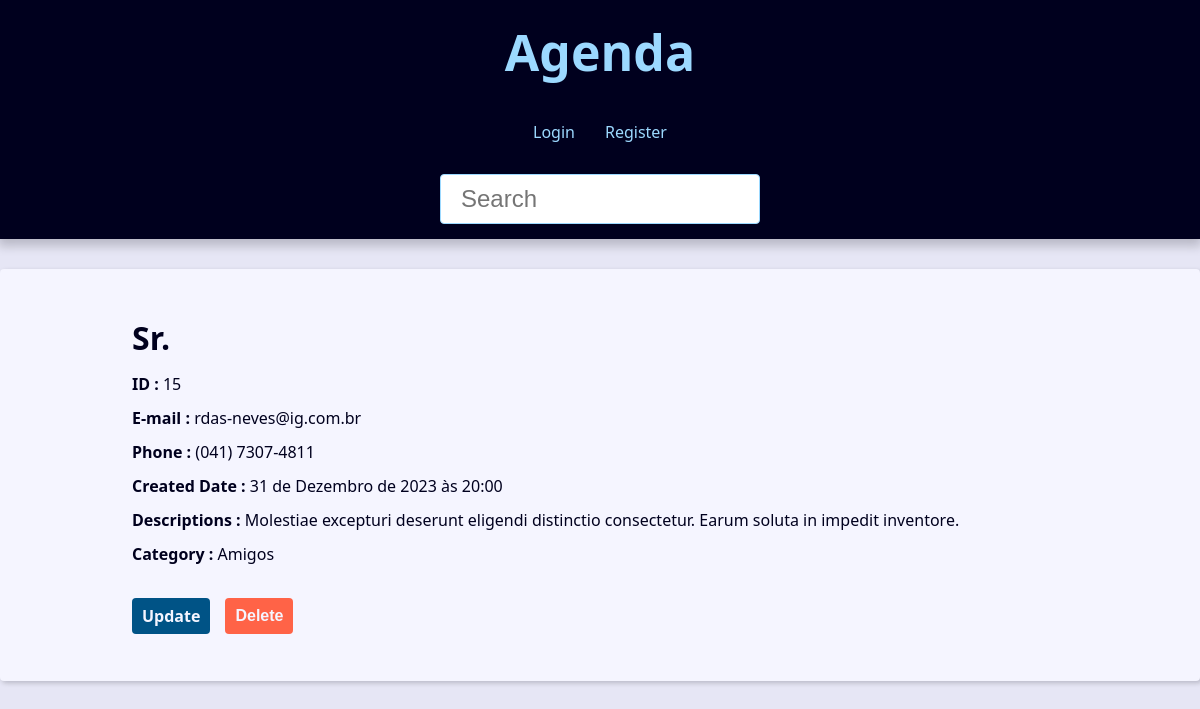
The page /contact/15/detail/ on the database its author committed.
### contact/models.py (models this page shows, shortened)
class Contact(models.Model):
    first_name      =   models.CharField(max_length             =   50)
    last_name       =   models.CharField(max_length             =   50)
    phone           =   models.CharField(max_length             =   50)
    email           =   models.EmailField(max_length            =   254,    blank   =   True)
    create_date     =   models.DateTimeField(default            =   timezone.now)
    description     =   models.TextField(blank                  =   True)
    show            =   models.BooleanField(default             =   True)
    picture         =   models.ImageField(blank                 =   True, upload_to='picture/%Y/%m/')
    cotegory        =   models.ForeignKey(Category, on_delete   =   models.SET_NULL, blank = True, null = True)
    owner           =   models.ForeignKey(User , on_delete      =   models.SET_NULL, blank = True, null = True)

class Category(models.Model):
    class MetaClass:
        verbose_name            =   'Category'
        verbose_name_plural     =   'Categories'
    name = models.CharField(max_length = 50)

### contact/views/contact_views.py (the view)
# urls.py: path('contact/<int:id>/detail/', views.ContactView.as_view(), name='contact'),
class ContactView(View):
    template_name = 'contact/contact.html'
    def get(self, request, id):
        try:
            contacts = get_object_or_404(Contact, pk=id)
        except Contact.DoesNotExist:
            pass
        contact_name    =   f'{contacts.first_name} {contacts.last_name} -'
        context         =   {
            'contact'       :   contacts,
            'site_title'    :   contact_name
        }
        return render(request, self.template_name, context)

### contact/templates/contact/contact.html (shortened to what this page needs)
{% extends "global/base.html" %}
{% block content %}
<div class="single-contact">
    <h1 class="single-contact-name">
        {{contact.first_name}}
    </h1>
    <p>
        <b>ID :</b>  {{contact.id}}
    </p>
    <p>
        <b>E-mail :</b>  {{contact.email}}
    </p>
    <p>
        <b>Phone :</b>  {{contact.phone}}
    </p>
    <p>
        <b>Created Date :</b>  {{contact.create_date}}
    </p>
    <p>
        <b>Descriptions :</b>  {{contact.description}}
    </p>
    <p>
        <b>Category :</b>  {{contact.cotegory.name}}
    </p>
    <div class="contact-links">
        <a class="btn btn-link" href="{% url 'contact:update' contact.id %}">Update</a>
        <form action="{% url 'contact:delete' contact.id %}" method="POST" style="display: inline;">
            <button class="btn btn-link btn-delete" type="submit">Delete</button>
        </form>
    </div>
    </div>
{% endblock content %}

### base_static/global/css/style.css (style rules this page uses)
:root { --spacing: 1.5rem; --link-dark-color: rgb(0, 83, 134); --link-light-color: rgb(156, 217, 255); --clr-white: rgb(245, 245, 255); --clr-black: rgb(0, 0, 30); --clr-light-gray: rgb(230, 230, 245); --clr-dark-shadow-5: rgba(0, 0, 10, 5%); --clr-dark-shadow-10: rgba(0, 0, 10, 10%); --clr-dark-shadow-20: rgba(0, 0, 10, 20%); --clr-light-shadow-5: rgba(200, 200, 255, 5%); --clr-light-shadow-10: rgba(200, 200, 255, 10%); --clr-light-shadow-20: rgba(200, 200, 255, 20%); --main-page-width: 120rem; --table-min-width: 60rem; --biggest-font-size: 5rem; --bigger-font-size: 4rem; --big-font-size: 3.2rem; --medium-font-size: 2.4rem; --small-font-size: 1.6rem; --smaller-font-size: 1.4rem; --smallest-font-size: 1.2rem; --transition-fast: 300ms; --transition-medium: 600ms; --transition-slow: 1s; --default-border-radius: 4px; }
*, *::before, *::after { margin: 0; padding: 0; box-sizing: border-box; }
html { font-size: 62.5%; }
body { font-family: system-ui, -apple-system, BlinkMacSystemFont, 'Segoe UI', Roboto, Oxygen, Ubuntu, Cantarell, 'Open Sans', 'Helvetica Neue', sans-serif; line-height: 1.5; font-size: var(--small-font-size); color: var(--clr-black); -webkit-font-smoothing: antialiased; background: var(--clr-light-gray); }
@media (min-width: 600px) { .single-contact { max-width: 80%; margin: calc(var(--spacing) * 2) auto; } }
.single-contact h1 { margin: 1rem 0; }
.single-contact p { margin: 1rem 0; }
.btn { background-color: var(--link-dark-color); color: var(--clr-white); font-weight: bold; border: none; padding: 1rem 2rem; border-radius: var(--default-border-radius); cursor: pointer; transition: filter var(--transition-fast) ease-in-out; }
.contact-links { margin-block: calc(var(--small-font-size) * 2); display: flex; align-items: center; gap: 0 var(--spacing); }
.btn-link { font-size: var(--small-font-size); text-decoration: none; font-weight: bold; padding: 1rem; display: block; line-height: var(--small-font-size); }
.btn-delete { background: tomato; }

### rows shown on the page
Contact: first_name "Sr.", id "15", email "rdas-neves@ig.com.br", phone "(041) 7307-4811", create_date "31 de Dezembro de 2023 às 20:00", description "Molestiae excepturi deserunt eligendi distinctio consectetur. Earum soluta in impedit inventore.", cotegory.name "Amigos"
